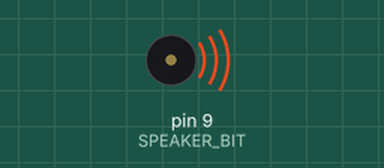
Bench run of a sketch on a simulated Arduino Uno, built with avr-gcc and run on an emulated ATmega328P. Shown: buzzer (waves = sounding).

Above: at 0.1 s.
Timing chart, 0 to 40.0 s (numbered marks = the images above):
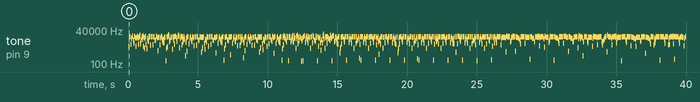

The sketch:

arduino_phaser1.ino
```cpp
//Phaser1 (digital drums) beeper engine port from ZX Spectrum to Arduino
//by Shiru (shiru@mail.ru) 14.02.17

// version for Garvuino https://github.com/farvardin/garvuino
// Works with Arduino IDE 1.8.3

//include music data generated from the binary Beepola output (without player) and bin2h.py

//#include "music_data_mister_beep.h"
//#include "music_data_garvalf.h"
#include "g_fight_night.h"  // "Fight in the Night" by Garvalf

//include sample data

#include "drum_sample_data.h"


//general settings

#define COMPILE_ADR           40000             //address for compiled Beepola module, default is 40000

#define SAMPLE_RATE           (3500000/146*2)   //original Phaser1 runs at 23972 but uses sample interleaving, doubling the output rate

#define SPEAKER_PORT          PORTB             //speaker is on the port B
#define SPEAKER_DDR           DDRB
#define SPEAKER_BIT           (1<<1)            //PD7 (Uno pin 9)

#define MUSIC_FRAME           2048              //now many samples in one tempo unit

#define LED 8


//note table, stored in the PROGMEM
//calculated at compile time depending from the sample rate, to make experimenting with it easier
//the magic numbers is the note frequencies of the 8th octave multiplied by 65536

#define NOTE_C(octave)  ((274334351/SAMPLE_RATE)>>(6-octave))
#define NOTEhC(octave)  ((290646917/SAMPLE_RATE)>>(6-octave))
#define NOTE_D(octave)  ((307929415/SAMPLE_RATE)>>(6-octave))
#define NOTEhD(octave)  ((326240174/SAMPLE_RATE)>>(6-octave))
#define NOTE_E(octave)  ((345639485/SAMPLE_RATE)>>(6-octave))
#define NOTE_F(octave)  ((366192230/SAMPLE_RATE)>>(6-octave))
#define NOTEhF(octave)  ((387967221/SAMPLE_RATE)>>(6-octave))
#define NOTE_G(octave)  ((411037204/SAMPLE_RATE)>>(6-octave))
#define NOTEhG(octave)  ((435478855/SAMPLE_RATE)>>(6-octave))
#define NOTE_A(octave)  ((461373440/SAMPLE_RATE)>>(6-octave))
#define NOTEhA(octave)  ((488808120/SAMPLE_RATE)>>(6-octave))
#define NOTE_B(octave)  ((517873991/SAMPLE_RATE)>>(6-octave))

const unsigned int note_table[5*12] PROGMEM ={
	NOTE_C(1),NOTEhC(1),NOTE_D(1),NOTEhD(1),NOTE_E(1),NOTE_F(1),NOTEhF(1),NOTE_G(1),NOTEhG(1),NOTE_A(1),NOTEhA(1),NOTE_B(1),
	NOTE_C(2),NOTEhC(2),NOTE_D(2),NOTEhD(2),NOTE_E(2),NOTE_F(2),NOTEhF(2),NOTE_G(2),NOTEhG(2),NOTE_A(2),NOTEhA(2),NOTE_B(2),
	NOTE_C(3),NOTEhC(3),NOTE_D(3),NOTEhD(3),NOTE_E(3),NOTE_F(3),NOTEhF(3),NOTE_G(3),NOTEhG(3),NOTE_A(3),NOTEhA(3),NOTE_B(3),
	NOTE_C(4),NOTEhC(4),NOTE_D(4),NOTEhD(4),NOTE_E(4),NOTE_F(4),NOTEhF(4),NOTE_G(4),NOTEhG(4),NOTE_A(4),NOTEhA(4),NOTE_B(4),
	NOTE_C(5),NOTEhC(5),NOTE_D(5),NOTEhD(5),NOTE_E(5),NOTE_F(5),NOTEhF(5),NOTE_G(5),NOTEhG(5),NOTE_A(5),NOTEhA(5),NOTE_B(5)
};

//accumulator and adders for tone channels, channel 1 has two oscillators

unsigned char channel_active;

unsigned int channel_1a_acc;
unsigned int channel_1a_add;
unsigned int channel_1b_acc;
unsigned int channel_1b_add;

unsigned int channel_2_acc;
unsigned int channel_2_add;

unsigned char channel_1_out;
unsigned char channel_2_out;

//previous speaker output state

unsigned char output_state;

//'drum' sample player variables

unsigned int  drum_ptr;
unsigned char drum_sample;

//sync counter to syncronize the music parser with the synth code
//it is volatile because it the main thread reads it back

volatile unsigned int parser_sync;

//song parser variables

const unsigned char *order_list;
unsigned char order_pos;
unsigned char order_loop;
unsigned char order_length;

unsigned int pattern_ptr;

unsigned int instrument_ptr;


//initialize all

void setup()
{
	cli();

	//initialize song parser

	order_pos   =0;
	order_loop  =pgm_read_byte_near(music_data+0); //Beepola stores order loop and length <<1
	order_length=pgm_read_byte_near(music_data+1);

	order_list=music_data+4+(pgm_read_byte_near(music_data+2)+(pgm_read_byte_near(music_data+3)<<8));

	instrument_ptr=4;

	output_state=0;
	parser_sync=0;

	song_new_pattern();

	//initialize tone and drum synth variables

	channel_active=0;

	channel_1a_acc=0;
	channel_1b_acc=0;
	channel_1a_add=0;
	channel_1b_add=0;
	channel_2_acc=0;
	channel_2_add=0;

	channel_1_out=0;
	channel_2_out=0;

	drum_ptr=0;
	drum_sample=0;      //this is not sample number, but bit mask, so 0 means no drum is playing

	//set a port pin as the output

	SPEAKER_DDR|=SPEAKER_BIT;

	//set timer2 to generate interrupts at the sample rate

	TCCR2A=0;
	TCCR2B=0;
	TCNT2 =0;

	TCCR2A|=(1<<WGM21);
	TCCR2B|=(0<<CS02)|(1<<CS01)|(0<<CS00);  //prescaler=8
	TIMSK2|=(1<<OCIE2A);

	OCR2A=16000000/8/SAMPLE_RATE;

	sei();
}


ISR(TIMER2_COMPA_vect)
{
	unsigned int acc;

	//output the output state generated in the previous interrupt call as early as possible
	//that's to avoid jitter, because outputting the value near end of the interrupt handler
	//would be happening at slightly different times depending from the counters state

	SPEAKER_PORT=output_state;

	//also decrement sync variable early, although this isn't that important, no noticeable jitter possible

	if(parser_sync) --parser_sync;

	if(!drum_sample)
	{
		if(channel_active)
		{
			acc=channel_1a_acc;

			channel_1a_acc+=channel_1a_add;

			if(channel_1a_acc<acc) channel_1_out^=SPEAKER_BIT;

			acc=channel_1b_acc;

			channel_1b_acc+=channel_1b_add;

			if(channel_1b_acc<acc) channel_1_out^=SPEAKER_BIT;

			output_state=channel_1_out;
		}
		else
		{
			acc=channel_2_acc;

			channel_2_acc+=channel_2_add;

			if(channel_2_acc<acc) channel_2_out^=SPEAKER_BIT;

			output_state=channel_2_out;
		}

		channel_active^=1;
	}
	else
	{
		//play drum sample using the drum_sample variable as bit mask

		if(pgm_read_byte_near(drum_sample_data+(drum_ptr>>1))&drum_sample) output_state=SPEAKER_BIT; else output_state=0;

		++drum_ptr;
   digitalWrite(LED,HIGH);

		if(drum_ptr>=1024*2) drum_sample=0; //drum_ptr increments in half steps to compensate doubled sample rate
	}
}


void song_new_pattern(void)
{
	pattern_ptr=(pgm_read_byte_near(order_list+order_pos)+(pgm_read_byte_near(order_list+order_pos+1)<<8))-COMPILE_ADR;

	order_pos+=2;

	if(order_pos>=order_length) order_pos=order_loop;
}


unsigned char song_data_read(void)
{
	unsigned char n;

	n=pgm_read_byte_near(music_data+pattern_ptr);

	++pattern_ptr;

	return n;
}


//main loop

void loop()
{
	unsigned char tag,channel;
	unsigned int add,off;
	bool done;

	while(1)
	{
		//update row, parse song data

		channel=0;
		done=false;

		while(!done)
		{
			tag=song_data_read();

			if(!tag)  //end of a pattern, move to the next one
			{
				song_new_pattern();
				continue;
			}

			if(tag&0x80)//0=wait for next row, otherwise a parameter
			{
				switch(tag&0x3f)
				{
				case 60:    //key off
					if(!channel)
					{
						channel_1a_add=0;
						channel_1b_add=0;
						channel_1_out=0;

						channel=1;
					}
					else
					{
						channel_2_add=0;
						channel_2_out=0;
					}
					break;

				case 61:    //instrument change
					instrument_ptr=4+(song_data_read()<<1); //in the original data instument number stored <<1, one instrument takes 4 bytes
					break;

				case 62:    //second channel
					channel=1;
					break;

				case 63:    //loop position, not implemented in Beepola version
					break;

				default:     //note

					off=note_table+(tag&0x3f);

					add=pgm_read_byte_near(off)+(pgm_read_byte_near(off+1)<<8);

					if(!channel)
					{
						off=pgm_read_byte_near(music_data+instrument_ptr+1)+(pgm_read_byte_near(music_data+instrument_ptr+2)<<8);

						channel_1a_add=add;
						channel_1b_add=(add<<pgm_read_byte_near(music_data+instrument_ptr+0))+off;  //multiple and detune

						if(tag&0x40)  //optional phase reset
						{
							channel_1a_acc=0;
							channel_1b_acc=pgm_read_byte_near(music_data+instrument_ptr+3)<<8; //phase
							channel_1_out=0;
						}

						channel=1;
					}
					else  //always reset phase on the channel 2, to hear note restart instead of continuous tone
					{
						channel_2_acc=0;
						channel_2_add=add;
						channel_2_out=0;
					}
				}
			}
			else
			{
				//end of a row, set the parser sync value according to the wait value (in tempo units)

				if(tag<118)
				{
					parser_sync=MUSIC_FRAME*tag;  //wait for given number of tempo units before playing next row
				}
				else  //118..127 is a drum
				{
					drum_ptr=0;
         //PORTA ^= 0x03;        // turn off one of the LEDs and turn on the other one
        // digitalWrite(LED,LOW);
					drum_sample=1<<(tag-118); //bit mask for the drum sample

					parser_sync=MUSIC_FRAME*1;  //drum always take one tempo unit, so it normally followed by the wait command

				}

				done=true;
				//digitalWrite(LED,HIGH);
			}
		}

		//wait for the next row
		//delay 1 is important, by some reason sng tempo starts to jump a lot without it

		while(parser_sync>0) delay(1);
	}

}
```

Source omitted: m_sample_data.h (data table, 6287 bytes), g_fight_night.h (data table, 7991 bytes)

Measured:
- by itself, tone on pin 9 (SPEAKER_BIT): plays 2226 Hz for 0.04 s, 12113 Hz for 0.12 s, 3327 Hz for 0.04 s, 9732 Hz for 0.04 s, 13380 Hz for 0.08 s, 6379 Hz for 0.04 s … (645 notes in this stretch)
